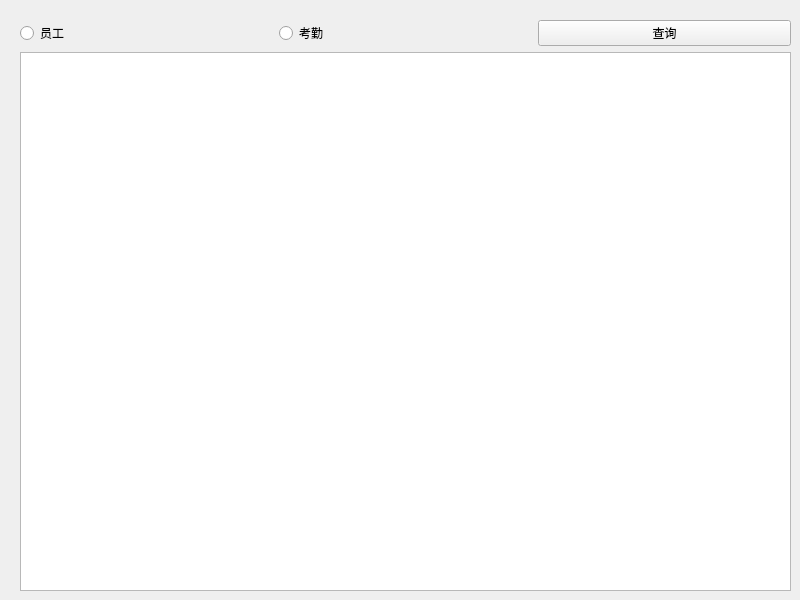
<?xml version="1.0" encoding="UTF-8"?>
<ui version="4.0">
 <class>SelectWin</class>
 <widget class="QWidget" name="SelectWin">
  <property name="geometry">
   <rect>
    <x>0</x>
    <y>0</y>
    <width>800</width>
    <height>600</height>
   </rect>
  </property>
  <property name="windowTitle">
   <string>Form</string>
  </property>
  <widget class="QWidget" name="">
   <property name="geometry">
    <rect>
     <x>20</x>
     <y>20</y>
     <width>771</width>
     <height>571</height>
    </rect>
   </property>
   <layout class="QVBoxLayout" name="verticalLayout">
    <item>
     <layout class="QHBoxLayout" name="horizontalLayout">
      <item>
       <widget class="QRadioButton" name="empRb">
        <property name="text">
         <string>员工</string>
        </property>
       </widget>
      </item>
      <item>
       <widget class="QRadioButton" name="attRb">
        <property name="text">
         <string>考勤</string>
        </property>
       </widget>
      </item>
      <item>
       <widget class="QPushButton" name="selectBt">
        <property name="text">
         <string>查询</string>
        </property>
       </widget>
      </item>
     </layout>
    </item>
    <item>
     <widget class="QTableView" name="tableView"/>
    </item>
   </layout>
  </widget>
 </widget>
 <resources/>
 <connections/>
</ui>
